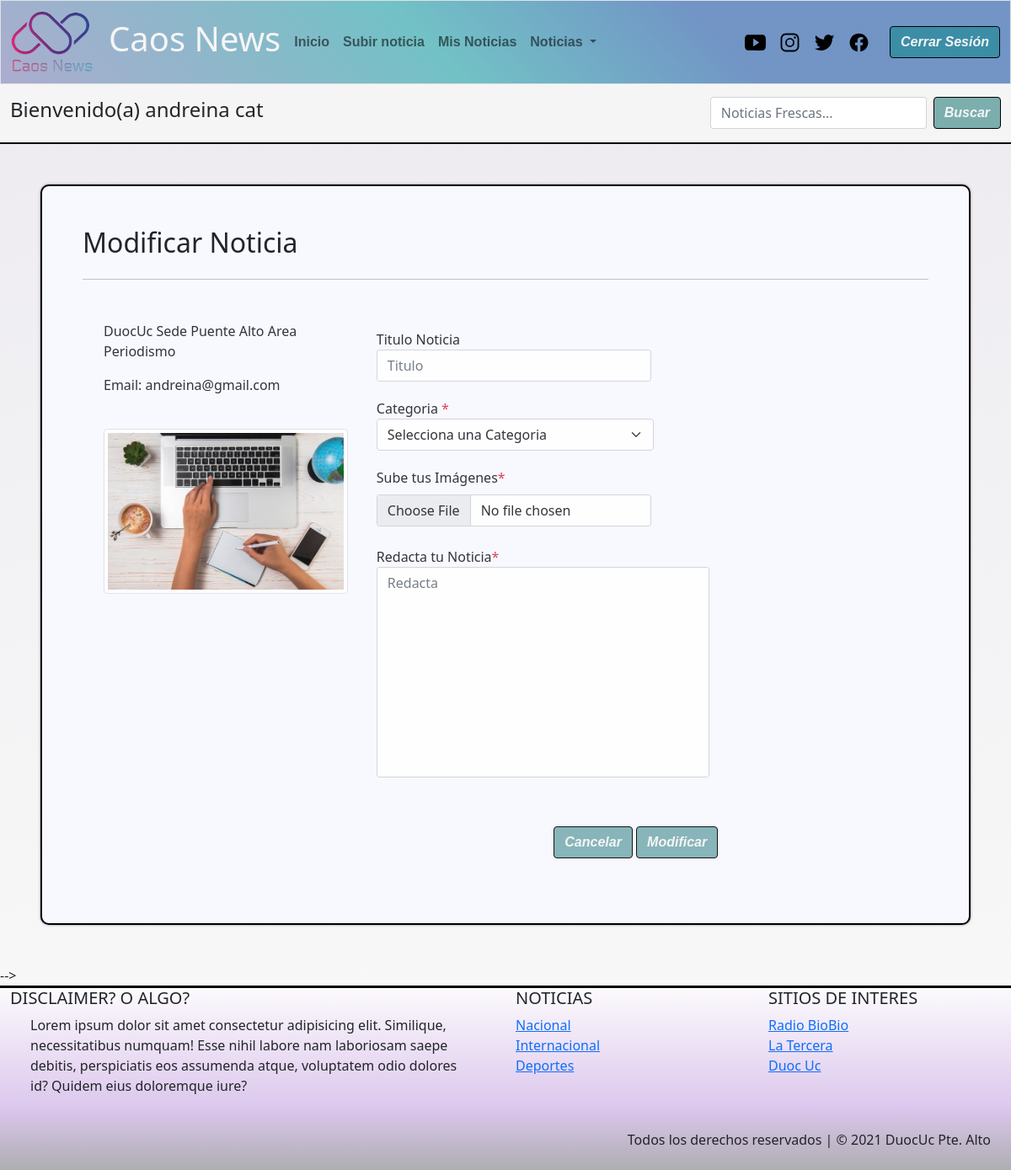
/modificar/rebeliom/ (signed in), run on an earlier commit of the app's database.
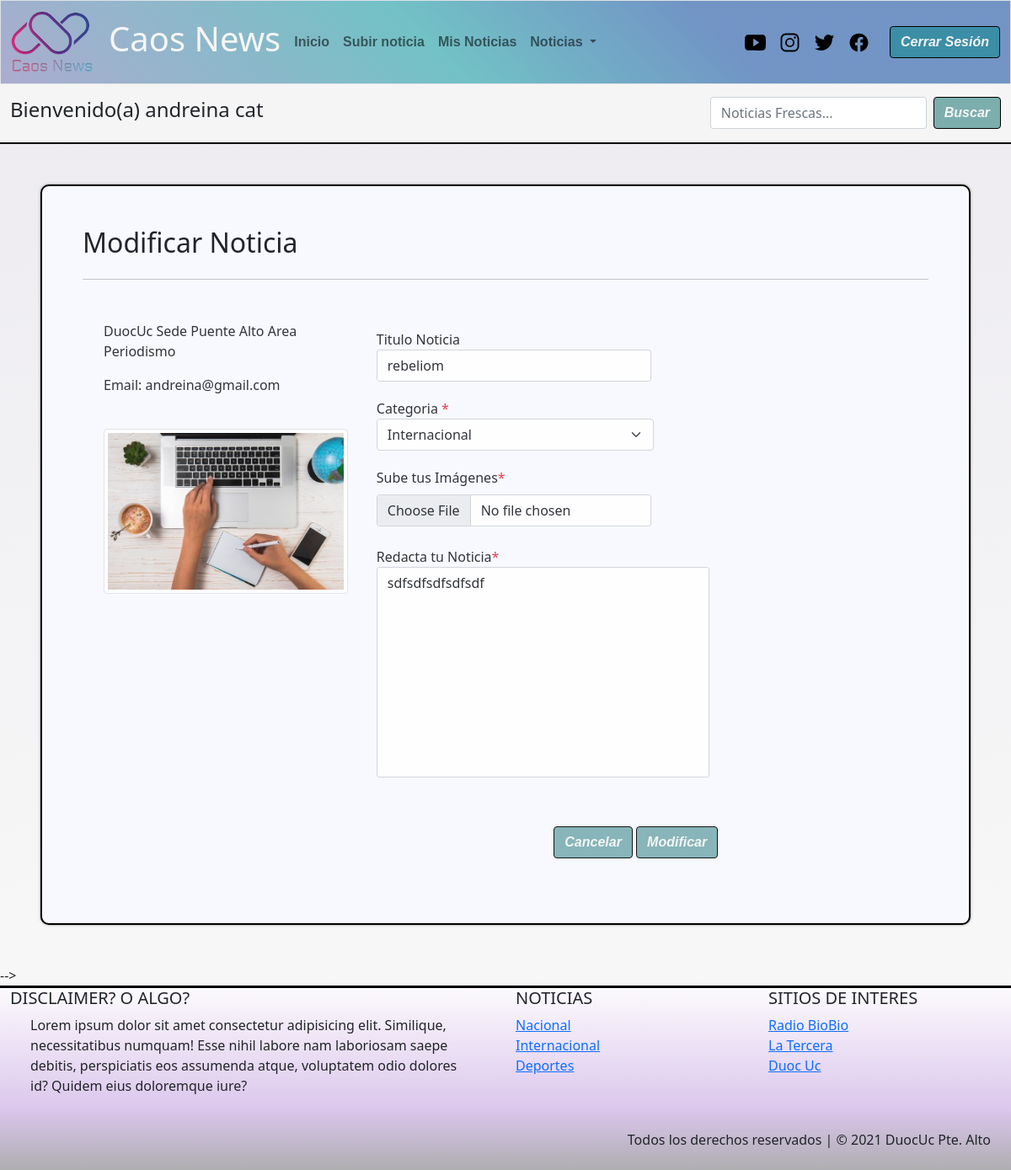
And on a later commit of the database.
### caos_news/models.py (models this page shows, shortened)
class Noticia(models.Model):
    nombre_not = models.CharField(primary_key= True, max_length=50)
    fecha_not = models.DateField(default=datetime.date.today)
    redac =  models.TextField()
    img_not = models.ImageField(upload_to='noticias',null=True)
    publicar = models.BooleanField(default=False)
    comentario = models.TextField(null=True,default='Sin observaciones')
    autor = models.ForeignKey(User,null=True, on_delete=models.CASCADE)
    categoria = models.ForeignKey(Categoria, on_delete=models.CASCADE)

### caos_news/views.py (the view)
# urls.py: path('modificar/<id>/',b_modificar,name='modi'),
@login_required(login_url='/Ingresar/')
def b_modificar(request,id):
    try:
        noti = Noticia.objects.get(nombre_not=id)
        cate = Categoria.objects.all()
        context={"noticias":noti,"categorias":cate}
        return render(request,"modificar.html",context)
    except:
        mess= "No se encontro la noticia"
    cate = Categoria.objects.all()
    noti = Noticia.objects.all()
    context={"noticias":noti,"categorias":cate,"mensaje":mess}
    return render(request,"modificar.html",context)

### caos_news/templates/modificar.html (shortened to what the changed rows need)
{% extends 'base.html' %}
{% load static %}
    {% block contenido %}
    <main>
        <section class="container-fluid p-5">
            <div class="container-fluid p-5 animate__animated animate__fadeInLeft" id="contact-box">
                <h2>Modificar Noticia</h2>
                <div class="row form-noti">
                    <div class="col-md-7">
                        <form action="{% url 'modif' %}" method="POST" enctype="multipart/form-data" onsubmit="validar_modi()">
                            <div class="form-group col-md-10">
                                <label class="font-weight-bold">Titulo Noticia</label>
                                <input id="txttitulo" type="text" class="form-control" id="for-input" name="titulo"
                                    placeholder="Titulo" required
                                    minlength="3" maxlength="25" value="{{noticias.nombre_not}}" >
                            </div>
                            <div class="form-group" style="width: 84.1%;">
                                <label class="font-weight-bold">Categoria <span class="text-danger"
                                        id="categoria_span">*</span></label>
                                <select id="txtcategoria" name="txtcategoria" class="form-select form-select"
                                    aria-label=".form-select-sm example" onclick="validar_categoria()" required>
                                    <option selected>Selecciona una Categoria</option>
                                    {% for x in categorias %}
                                    {% if x.nombre_catg == noticias.categoria.nombre_catg %}
                                        <option selected>{{noticias.categoria.nombre_catg}}</option>
                                    {% else %}
                                        <option>{{x.nombre_catg}}</option>
                                    {% endif %}
                                    {% endfor %}
                                </select>
                            </div>
                            <div class="form-group mb-5">
                                <label class="font-weight-bold">Redacta tu Noticia<span id="noticia_span"
                                        class="text-danger">*</span></label>
                                <textarea id="txtnoticia" name="txtnoticia" class="form-control"
                                    placeholder="Redacta" style="resize: none; width: 100%; height: 250px;"
                                    oninput="validar_txt()" required>{{noticias.redac}}</textarea>
                            </div>
                        </form>
                    </div>
        </section>
        {% endblock contenido %}

What changed in the data, as far as the page shows it:
added Noticia: titulo "rebeliom", txtnoticia "sdfsdfsdfsdfsdf"
Also different on the page:
form field txtcategoria: "Selecciona una Categoria" → "Internacional"
